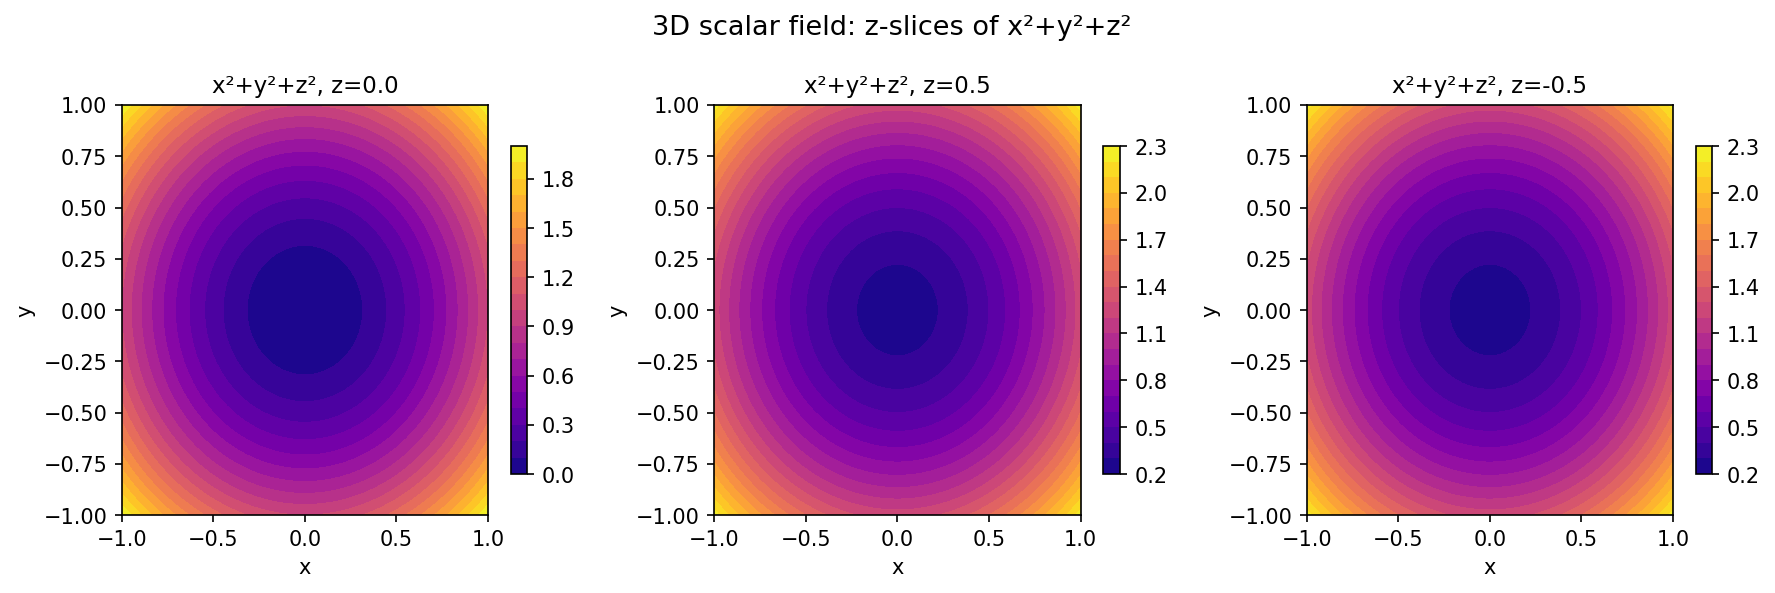

Reproduce this figure in Python.
"""Flux integrals and Gauss-Green-Stokes in 3D.

Demonstrates computing flux integrals and verifying the divergence theorem
using chebfunjax Chebfun3 and Chebfun3v, following approx3/FluxIntegral3D.m
and approx3/GaussGreenStokes.m by Nick Trefethen.

Original MATLAB Chebfun: Copyright 2017 by The University of Oxford and
The Chebfun Developers. See https://www.chebfun.org/ for Chebfun information.
"""
import os

os.environ.setdefault("XLA_PYTHON_CLIENT_PREALLOCATE", "false")

import matplotlib

matplotlib.use("Agg")
import os
import sys

import jax.numpy as jnp
import matplotlib.pyplot as plt

sys.path.insert(0, os.path.join(os.path.dirname(__file__), '..', '..', 'src'))

from chebfunjax.plotting import chebfun_style

chebfun_style()

from chebfunjax.chebfun3d import chebfun3


def run():
    print("=" * 60)
    print("Flux integrals and vector calculus in 3D")
    print("=" * 60)

    # Divergence theorem: div(F) integrated over [-1,1]^3
    # F = (x^2, y^2, z^2) => div(F) = 2x + 2y + 2z
    # integral of div(F) over [-1,1]^3 = 0  (odd functions integrate to 0)
    div_f = chebfun3(lambda x, y, z: 2*x + 2*y + 2*z)
    integral_div = float(div_f.sum3())
    print("\ndiv(F) = 2x+2y+2z, integral over [-1,1]^3:")
    print(f"  Computed: {integral_div:.2e}  (expected: 0)")
    assert abs(integral_div) < 1e-10

    # F = (x, y, z) => div(F) = 3
    # integral of div(F) = 3 * 8 = 24
    div_g = chebfun3(lambda x, y, z: jnp.ones_like(x + y + z) * 3)
    integral_g = float(div_g.sum3())
    print("\ndiv(G) = 3, integral over [-1,1]^3:")
    print(f"  Computed: {integral_g:.10f}  (expected: 24.0)")
    assert abs(integral_g - 24.0) < 1e-8

    # Scalar field: x^2 + y^2 + z^2
    r2 = chebfun3(lambda x, y, z: x**2 + y**2 + z**2)
    integral_r2 = float(r2.sum3())
    # int_{-1}^{1} x^2 dx = 2/3, so total = 3 * (2/3) * 2 * 2 = 8
    exact_r2 = 3 * (2.0/3.0) * 4.0  # = 8
    print("\nintegral of x^2+y^2+z^2 over [-1,1]^3:")
    print(f"  Computed: {integral_r2:.10f}  (exact: {exact_r2:.10f})")
    assert abs(integral_r2 - exact_r2) < 1e-8

    # Evaluate at corners
    val_corner = float(r2(jnp.array(1.0), jnp.array(1.0), jnp.array(1.0)))
    print(f"\nr²(1,1,1) = {val_corner:.10f}  (exact: 3.0)")
    assert abs(val_corner - 3.0) < 1e-10

    # Plot cross-section slices using the library's plot_slices
    from chebfunjax.plotting import plot_slices

    _here = os.path.dirname(os.path.abspath(__file__))

    fig, ax = plot_slices(r2, title="x² + y² + z²")
    fig.savefig(os.path.join(_here, "flux_integral_3d.png"),
                dpi=150, bbox_inches="tight")
    plt.close(fig)

    print("\nAll assertions passed.")
    return True

if __name__ == "__main__":
    run()
